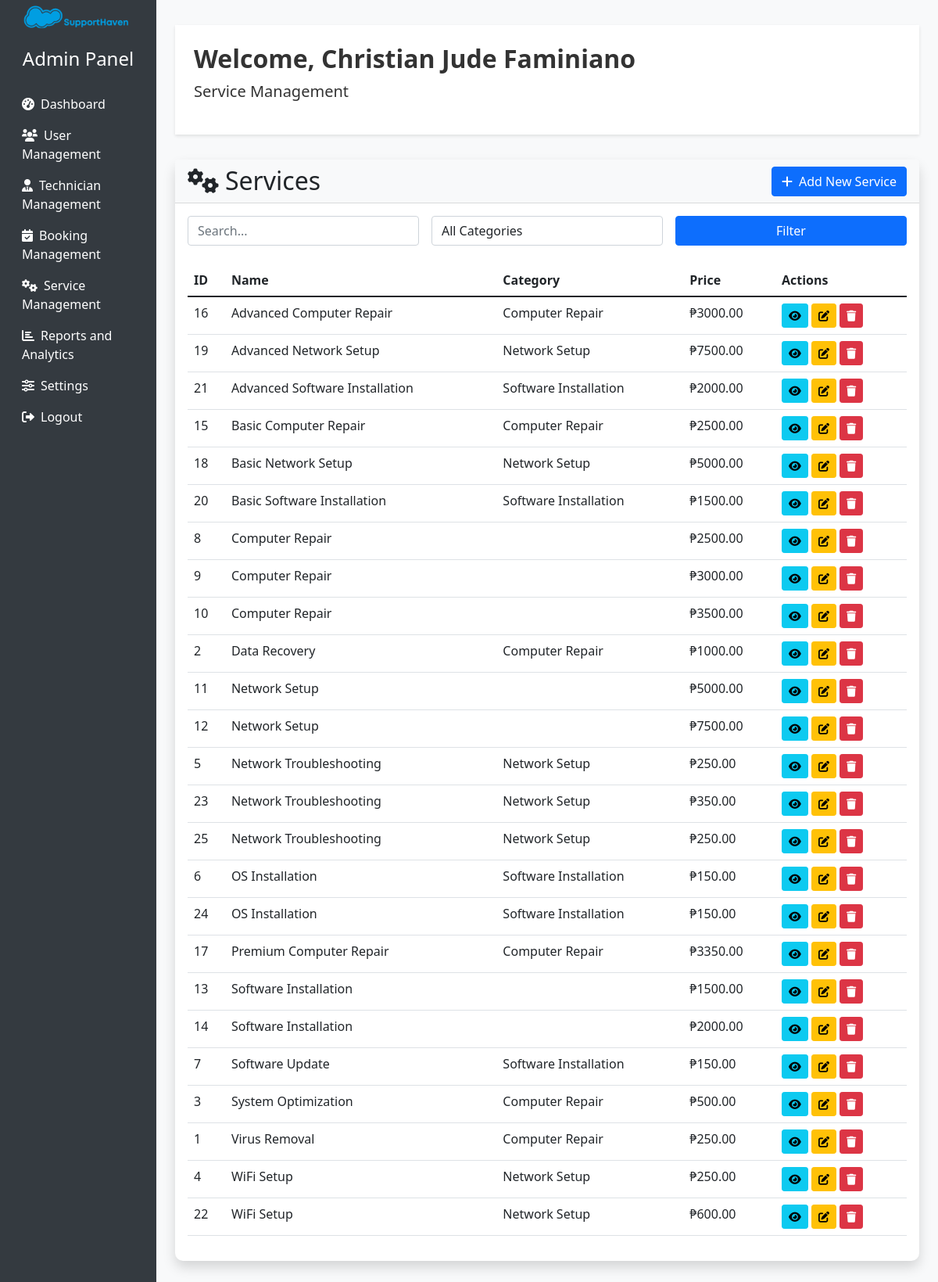
The app's page /admin/analytics.php (signed in) with its own data.
### tables this page shows
CREATE TABLE `users` (
  `id` int(11) NOT NULL,
  `firstname` varchar(50) NOT NULL,
  `lastname` varchar(50) NOT NULL,
  `email` varchar(100) NOT NULL,
  `password` varchar(255) NOT NULL,
  `created_at` timestamp NOT NULL DEFAULT current_timestamp(),
  `user_role_id` int(11) NOT NULL,
  `auth_provider` enum('local','google','facebook') DEFAULT 'local',
  `oauth_id` varchar(255) DEFAULT NULL
);

CREATE TABLE `services` (
  `id` int(11) NOT NULL,
  `category_id` int(11) DEFAULT NULL,
  `name` varchar(100) NOT NULL,
  `price` decimal(10,2) NOT NULL,
  `description` text DEFAULT NULL
);

CREATE TABLE `categories` (
  `id` int(11) NOT NULL,
  `name` varchar(100) NOT NULL
);

### admin/analytics.php (the view, shortened to what this page needs)
<?php
$database = new Connection();
$db = $database->getConnection();
function getAllServices($db, $filters = []) {
    $query = "SELECT s.id, s.name, s.price, s.description, c.name as category_name
              FROM services s
              LEFT JOIN categories c ON s.category_id = c.id";
    $params = [];
    $query .= " ORDER BY s.name ASC";
    $stmt = $db->prepare($query);
    $stmt->execute();
    return $stmt->fetchAll(PDO::FETCH_ASSOC);
}
$action = isset($_GET['action']) ? $_GET['action'] : 'list';
switch ($action) {
    default:
        $filters = [
            'search' => isset($_GET['search']) ? $_GET['search'] : '',
            'category' => isset($_GET['category']) ? $_GET['category'] : ''
        ];
        $services = getAllServices($db, $filters);
        break;
}
$adminName = '';
if (isset($_SESSION['user_id'])) {
    $query = "SELECT firstname, lastname FROM users WHERE id = :user_id";
    $stmt = $db->prepare($query);
    $stmt->bindParam(':user_id', $_SESSION['user_id']);
    $stmt->execute();
    $result = $stmt->fetch(PDO::FETCH_ASSOC);
    if ($result) {
        $adminName = htmlspecialchars($result['firstname'] . ' ' . $result['lastname']);
    }
}
?>
<!DOCTYPE html>
<html lang="en">
<head>
    <link href="https://cdn.jsdelivr.net/npm/bootstrap@5.1.3/dist/css/bootstrap.min.css" rel="stylesheet">
    <link rel="stylesheet" href="https://cdnjs.cloudflare.com/ajax/libs/font-awesome/6.0.0-beta3/css/all.min.css">
</head>
<body>
    <div class="container-fluid">
        <div class="row">
            <nav class="col-md-3 col-lg-2 d-md-block sidebar">
                <div class="position-sticky">
                    <div class="text-center mb-4">
                        <img src="../images/logo.png" alt="SupportHaven Logo" class="admin-logo mb-3">
                        <h4 class="text-white">Admin Panel</h4>
                    </div>
                    <ul class="nav flex-column">
                        <li class="nav-item">
                            <a class="nav-link" href="admin.php"><i class="fas fa-tachometer-alt me-2"></i>Dashboard</a>
                        </li>
                        <li class="nav-item">
                            <a class="nav-link" href="users.php"><i class="fas fa-users me-2"></i>User Management</a>
                        </li>
                        <li class="nav-item">
                            <a class="nav-link" href="technician-management.php"><i class="fas fa-user-tie me-2"></i>Technician Management</a>
                        </li>
                        <li class="nav-item">
                            <a class="nav-link" href="booking-management.php"><i class="fas fa-calendar-check me-2"></i>Booking Management</a>
                        </li>
                        <li class="nav-item">
                            <a class="nav-link active" href="service-management.php"><i class="fas fa-cogs me-2"></i>Service Management</a>
                        </li>
                        <li class="nav-item">
                            <a class="nav-link" href="#"><i class="fas fa-chart-bar me-2"></i>Reports and Analytics</a>
                        </li>
                        <li class="nav-item">
                            <a class="nav-link" href="#"><i class="fas fa-sliders-h me-2"></i>Settings</a>
                        </li>
                        <li class="nav-item">
                            <a class="nav-link" href="../logout.php"><i class="fas fa-sign-out-alt me-2"></i>Logout</a>
                        </li>
                    </ul>
                </div>
            </nav>
            <main role="main" class="col-md-9 ml-sm-auto col-lg-10 px-md-4 main-content">
                <div class="admin-header p-4">
                    <h2 class="display-9 fw-bold">Welcome, <?php echo $adminName ? $adminName : 'Admin'; ?></h2>
                    <p class="lead">Service Management</p>
                </div>
                <?php if ($action === 'list'): ?>
                    <div class="card mb-4">
                        <div class="card-header bg-light d-flex justify-content-between align-items-center">
                            <h2 class="mb-0"><i class="fas fa-cogs me-2"></i>Services</h2>
                            <a href="?action=add" class="btn btn-primary"><i class="fas fa-plus me-2"></i>Add New Service</a>
                        </div>
                        <div class="card-body">
                            <form action="" method="get" class="mb-4">
                                <div class="row g-3">
                                    <div class="col-md-4">
                                        <input type="text" class="form-control" name="search" placeholder="Search..." value="<?php echo isset($_GET['search']) ? htmlspecialchars($_GET['search']) : ''; ?>">
                                    </div>
                                    <div class="col-md-4">
                                        <select class="form-control" name="category">
                                            <option value="">All Categories</option>
                                        </select>
                                    </div>
                                    <div class="col-md-4">
                                        <button type="submit" class="btn btn-primary w-100">Filter</button>
                                    </div>
                                </div>
                            </form>
                            <div class="table-responsive">
                                <table class="table table-hover">
                                    <thead>
                                        <tr>
                                            <th>ID</th>
                                            <th>Name</th>
                                            <th>Category</th>
                                            <th>Price</th>
                                            <th>Actions</th>
                                        </tr>
                                    </thead>
                                    <tbody>
                                        <?php foreach ($services as $service): ?>
                                        <tr>
                                            <td><?php echo htmlspecialchars($service['id']); ?></td>
                                            <td><?php echo htmlspecialchars($service['name']); ?></td>
                                            <td><?php echo htmlspecialchars($service['category_name']); ?></td>
                                            <td>₱<?php echo htmlspecialchars($service['price']); ?></td>
                                            <td>
                                                <a href="?action=view&id=<?php echo $service['id']; ?>" class="btn btn-sm btn-info"><i class="fas fa-eye"></i></a>
                                                <a href="?action=edit&id=<?php echo $service['id']; ?>" class="btn btn-sm btn-warning"><i class="fas fa-edit"></i></a>
                                                <a href="?action=delete&id=<?php echo $service['id']; ?>" class="btn btn-sm btn-danger" onclick="return confirm('Are you sure you want to delete this service?');"><i class="fas fa-trash"></i></a>
                                            </td>
                                        </tr>
                                        <?php endforeach; ?>
                                    </tbody>
                                </table>
                            </div>
                        </div>
                    </div>
                <?php endif; ?>
            </main>
        </div>
    </div>
</body>
</html>

### admin/analytics.php (style rules this page uses)
body { font-family: 'Segoe UI', Tahoma, Geneva, Verdana, sans-serif; background-color: #f8f9fa; }
.sidebar { background-color: #343a40; min-height: 100vh; color: #fff; }
.sidebar .nav-link { color: #fff; transition: all 0.3s; }
.main-content { padding: 2rem; }
.card { border: none; border-radius: 10px; box-shadow: 0 0.5rem 1rem rgba(0, 0, 0, 0.15); transition: all 0.3s; }
.table { background-color: #fff; border-radius: 10px; }
.admin-header { background-color: #ffffff; color: #333; padding: 1rem 0; margin-bottom: 2rem; box-shadow: 0 2px 4px rgba(0,0,0,0.1); }
.admin-logo { max-width: 150px; height: auto; }

### records on screen
users: adminName "Christian Jude Faminiano"
services: id "16", name "Advanced Computer Repair", category.name "Computer Repair", price "3000.00"
services: id "19", name "Advanced Network Setup", category.name "Network Setup", price "7500.00"
services: id "21", name "Advanced Software Installation", category.name "Software Installation", price "2000.00"
services: id "15", name "Basic Computer Repair", category.name "Computer Repair", price "2500.00"
services: id "18", name "Basic Network Setup", category.name "Network Setup", price "5000.00"
services: id "20", name "Basic Software Installation", category.name "Software Installation", price "1500.00"
services: id "8", name "Computer Repair", price "2500.00"
services: id "9", name "Computer Repair", price "3000.00"
services: id "10", name "Computer Repair", price "3500.00"
services: id "2", name "Data Recovery", category.name "Computer Repair", price "1000.00"
services: id "11", name "Network Setup", price "5000.00"
services: id "12", name "Network Setup", price "7500.00"
services: id "5", name "Network Troubleshooting", category.name "Network Setup", price "250.00"
services: id "23", name "Network Troubleshooting", category.name "Network Setup", price "350.00"
services: id "25", name "Network Troubleshooting", category.name "Network Setup", price "250.00"
services: id "6", name "OS Installation", category.name "Software Installation", price "150.00"
services: id "24", name "OS Installation", category.name "Software Installation", price "150.00"
services: id "17", name "Premium Computer Repair", category.name "Computer Repair", price "3350.00"
services: id "13", name "Software Installation", price "1500.00"
services: id "14", name "Software Installation", price "2000.00"
services: id "7", name "Software Update", category.name "Software Installation", price "150.00"
services: id "3", name "System Optimization", category.name "Computer Repair", price "500.00"
services: id "1", name "Virus Removal", category.name "Computer Repair", price "250.00"
services: id "4", name "WiFi Setup", category.name "Network Setup", price "250.00"
services: id "22", name "WiFi Setup", category.name "Network Setup", price "600.00"
